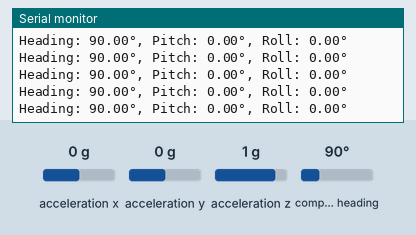
The sketch below on a simulated Arduino Uno, built with avr-gcc and run on an emulated ATmega328P. Parts: the last lines printed to the serial monitor. Inputs (shaded band) come from the test bench; at power-on: acceleration x 0 g, acceleration y 0 g, acceleration z 1 g, compass heading 90°.

Above: at 2.2 s.
2.3 s: acceleration x set to -1.4 g
At 2.35 s:
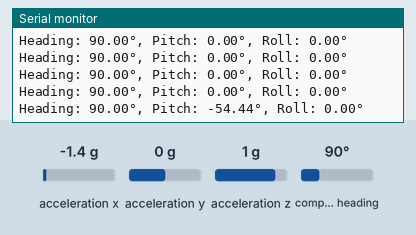
3.8 s: acceleration y set to -1.4 g
At 3.9 s:
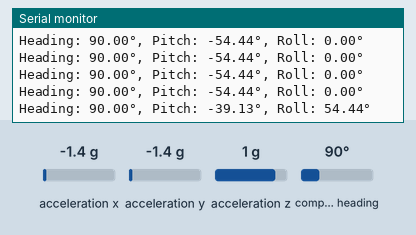
5.3 s: acceleration z set to -1.4 g
At 5.34 s:
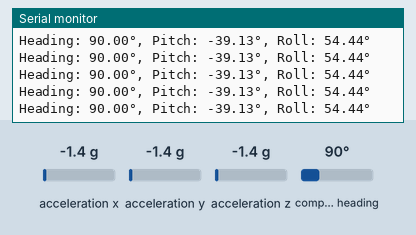
6.8 s: compass heading set to 7°
At 6.89 s:
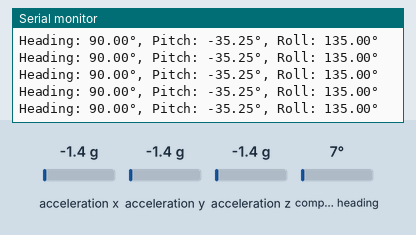
Timing chart, 0 to 9.3 s (numbered marks = the images above; inputs shaded):
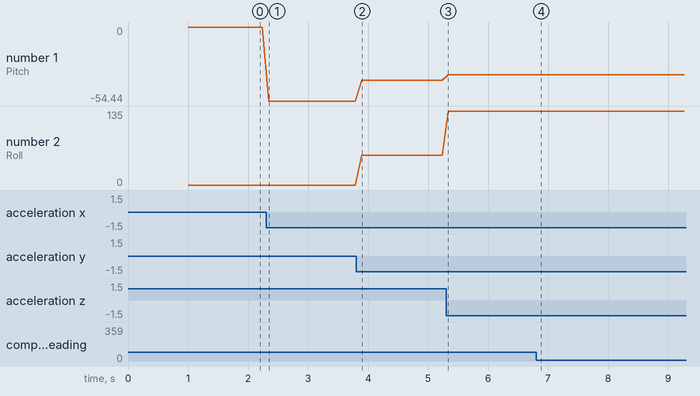

The sketch:

orientation.ino
```cpp
#include <Wire.h>
#include <Adafruit_Sensor.h>
#include <Adafruit_BNO055.h>
#include <utility/imumaths.h>

// Create an instance of the BNO055 sensor
Adafruit_BNO055 bno = Adafruit_BNO055(55, 0x28);

void setup() {
  // Initialize Serial Monitor
  Serial.begin(115200);
  Serial.println("BNO055 Orientation Data");

  // Initialize the BNO055 sensor
  if (!bno.begin()) {
    Serial.println("Error: BNO055 not detected. Check wiring!");
    while (1);
  }

  // Use external crystal for better accuracy
  bno.setExtCrystalUse(true);

  // Delay to allow sensor to initialize
  delay(1000);
}

void loop() {
  // Get the orientation event (heading, pitch, roll)
  sensors_event_t event;
  bno.getEvent(&event, Adafruit_BNO055::VECTOR_EULER);

  // Extract and print heading, pitch, and roll
  float heading = event.orientation.x; // Heading (0 to 360 degrees)
  float pitch = event.orientation.y;   // Pitch (-90 to +90 degrees)
  float roll = event.orientation.z;    // Roll (-180 to +180 degrees)

  Serial.print("Heading: ");
  Serial.print(heading, 2);
  Serial.print("°, Pitch: ");
  Serial.print(pitch, 2);
  Serial.print("°, Roll: ");
  Serial.print(roll, 2);
  Serial.println("°");

  // Add a delay to control sampling rate
  delay(100);
}
```

Measured:
- after the input at 2.3 s, the serial monitor: prints a new line at once (image 1)
- after the input at 3.8 s, the serial monitor: prints a new line after 0.09 s (image 2)
- plotted number 1: 0 → -54.44 after the input at 2.3 s, -54.44 → -39.13 after the input at 3.8 s, -39.13 → -35.25 after the input at 5.3 s
- plotted number 2: 0 → 54.44 after the input at 3.8 s, 54.44 → 135 after the input at 5.3 s
